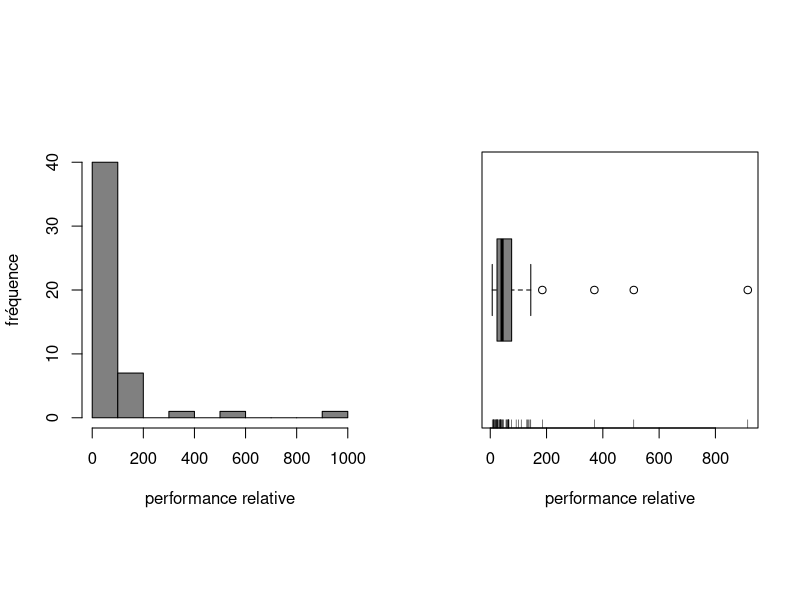

Recreate this plot in R.
## @knitr ex1
cpus<-scan("Data/TP1/cpus.txt")
examens<-read.table("Data/TP1/examen.txt", header = TRUE)
algae<-read.table("Data/TP1/algae.txt", header  = TRUE)

## @knitr ex2a
stem(cpus)
par(mfrow = c(1, 2), pty = "s") # 2 graph côte-à-côte
hist(cpus, xlab = "performance relative", ylab = "fréquence", main = "", col = gray(0.5))
boxplot(cpus, xlab = "performance relative", col = gray(0.5), horizontal = TRUE)
rug(cpus)
par(mfrow = c(1, 1))

## @knitr ex2c
median(cpus)
mean(cpus)
n.cpus<-table(cpus)
as.numeric(names(n.cpus) [n.cpus==max(n.cpus)])

## @knitr ex2d
summary(cpus)

## @knitr ex2f
sd(cpus)
sd(cpus[cpus<=185])

## @knitr ex3a
